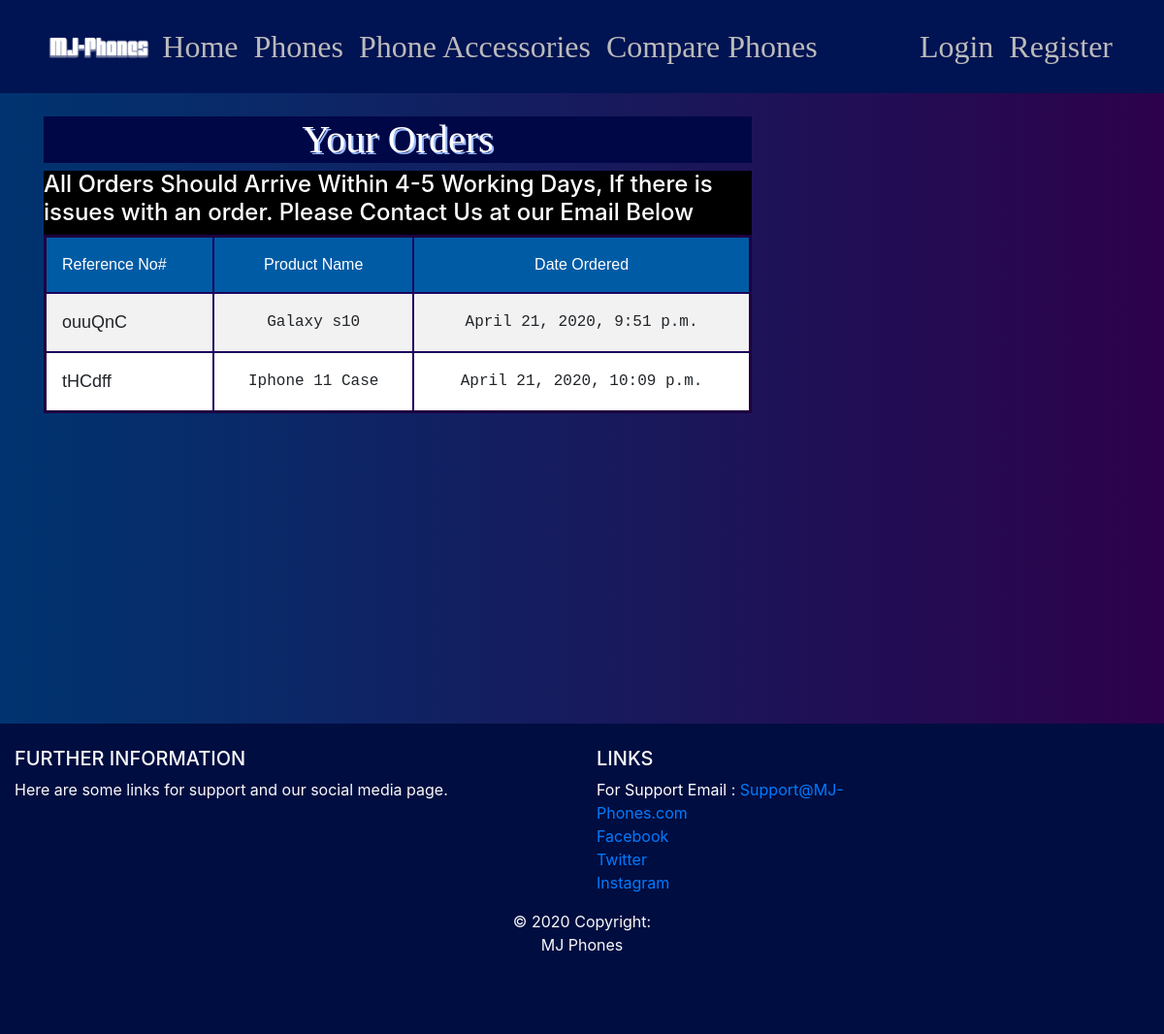
/orders/, run on an earlier commit of the app's database.
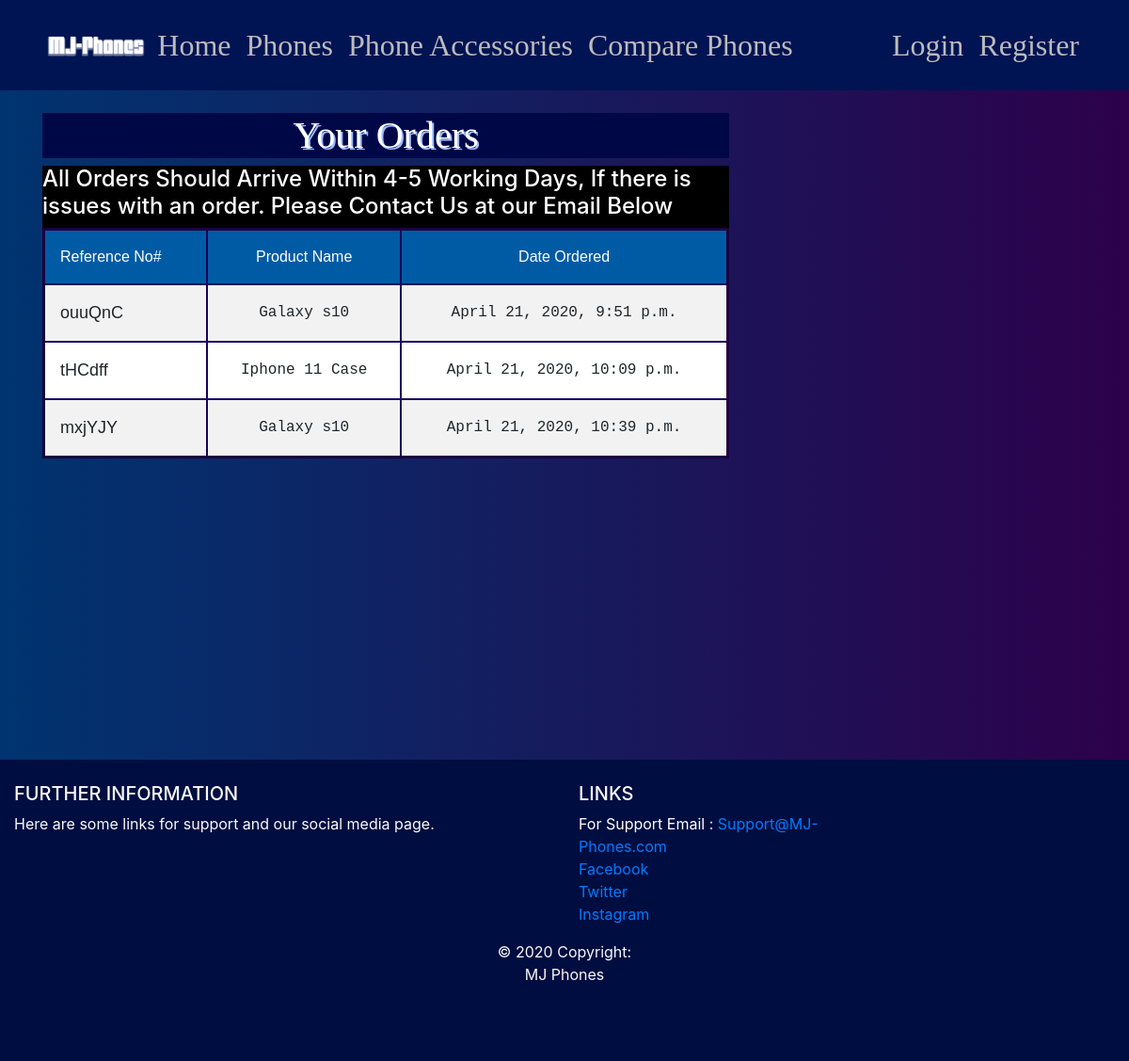
And on a later commit of the database.
### Phones/models.py (models this page shows, shortened)
class Order(models.Model):
    username = models.CharField(max_length=40)
    phoneProductID = models.IntegerField(blank=True, null=True)
    phoneName = models.CharField(max_length=40, blank=True, null=True)
    accessoryProductID = models.IntegerField(blank=True, null=True)
    accessoryName = models.CharField(max_length=40, blank=True, null=True)
    referrence = models.CharField(
        max_length=6,
        blank=True,
        editable=False,
        unique=True,
        default=random_string
    )
    date_ordered = models.DateTimeField(
        editable=False,
        default=datetime.datetime.today()
    )

### Phones/views.py (the view)
# urls.py: path('orders/',views.orders,name="MJ-Phones-Orders")
def orders(request):
    username = request.user.username
    queryset = Order.objects.filter(username__icontains=username)
    context = {
        'orders': queryset,
    }
    return render(request, 'phone/orders.html', context)

### Phones/Templates/phone/orders.html
{% extends "phone/base.html" %}
{% block content %}
{% load static %}
<link rel="stylesheet" href="{% static 'orders.css'%}">
<h1 class="home-h1">Your Orders</h1>
<div class="orderDiv">
<h4 style='color:white;'> All Orders Should Arrive Within 4-5 Working Days, If there is issues with an order. Please Contact Us at our Email Below</h4>
    <table style="">
        <tr class="topRows">
            <td>Reference No#</td>
            <td>Product Name</td>
            <td>Date Ordered</td>
        </tr>
    {% for order in orders %}
         <tr>
            <td class="reference">{{order.referrence}}</td>
            {% if order.phoneName is not None %}
                <td>{{ order.phoneName }}</td>
            {% elif order.accessoryName is not None %}
                <td>{{ order.accessoryName }}</td>
            {% endif %}
            <td>{{order.date_ordered}}</td>
        </tr>
    {% endfor %}
    </table>
</div>
{% endblock content %}

### Phones/Templates/phone/base.html (shortened to what this page needs)
{% load static %}
<!DOCTYPE html>
<html lang="en">
<head>
    <link rel="stylesheet" href="https://maxcdn.bootstrapcdn.com/bootstrap/4.0.0/css/bootstrap.min.css">
    <link rel="stylesheet" href="{% static 'main.css' %}">
    <link rel="stylesheet" href="{% static 'dropdown.css'%}">
    <link rel="stylesheet" href="https://cdnjs.cloudflare.com/ajax/libs/font-awesome/4.7.0/css/font-awesome.min.css">
</head>
<body>
<header class="site-header">
  <nav class="navbar navbar-expand-md navbar-dark bg-steel fixed-top">
    <div class="container">
      <img class="nav-bar-img" src={% static 'Assets/MJPhones.png' %} />
      <div class="collapse navbar-collapse" id="navbarToggle">
        <div class="navbar-nav mr-auto">
          <a class="nav-item nav-link" href="/">Home</a>
          <a class="nav-item nav-link" href="/phones">Phones</a>
          <a class="nav-item nav-link" href="/accessories">Phone Accessories</a>
          <a class="nav-item nav-link" href="/compare">Compare Phones</a>
        </div>
        <div class="navbar-nav">
        {% if user.is_authenticated %}
          <a class="nav-item nav-link" href="{% url 'MJ-Phones-Orders' %}">My Orders</a>
          <a class="nav-item nav-link" href="{% url 'MJ-Phones-Logout' %}">Logout</a>
        {% else %}
          <a class="nav-item nav-link" href="{% url 'MJ-Phones-Login' %}">Login</a>
          <a class="nav-item nav-link" href="{% url 'MJ-Phones-Register' %}">Register</a>
        {% endif %}
        </div>
      </div>
    </div>
  </nav>
</header>
<main role="main" class="container">
  <div class="row">
    <div class="col-md-8" style="margin-top: 20px">
      {% block content %}{% endblock %}
    </div>
  </div>
</main>
<footer class="page-footer font-small blue pt-4 footer">
  <div class="container-fluid text-center text-md-left">
    <div class="row">
      <div class="col-md-6 mt-md-0 mt-3">
        <h5 class="text-uppercase text-light">Further Information</h5>
        <p class="text-light">Here are some links for support and our social media page.</p>
      </div>
      <div class="col-md-3 mb-md-0 mb-3">
        <h5 class="text-uppercase text-light">Links</h5>
        <ul class="list-unstyled">
          <li>
            <a style="color:white">For Support Email : </a> <a href="#">Support@MJ-Phones.com</a>
          </li>
          <li>
            <a href="https://www.facebook.com">Facebook</a>
          </li>
          <li>
            <a href="https://www.twitter.com">Twitter</a>
          </li>
          <li>
            <a href="https://www.instagram.com">Instagram</a>
          </li>
        </ul>
      </div>
    </div>
  </div>
  <div class="footer-copyright text-center py-3 text-light">© 2020 Copyright:
    <p class="text-light">MJ Phones</p>
  </div>
</footer>
</body>
</html>

### Phones/static/main.css (style rules this page uses)
body { background: #141E30; background: -webkit-linear-gradient(to right, rgb(1, 38, 80), rgb(19, 1, 53)); background: linear-gradient(to right, rgb(0, 52, 112), rgb(45, 1, 75)); margin-top: 5rem; min-height: 100%; height: 100%; background-repeat: repeat-y; }
footer { width: 100%; position: absolute; z-index: 1000; height: 20rem; background-color: #000d40; }
.home-h1 { text-align: center; text-shadow: 2px 2px #9bbbff; font-family: "Agency FB"; color: white; background-color: rgb(0, 7, 71); }
html { height: 100% }
.nav-bar-img { width: auto; height: 5rem; }
h1, h2, h3, h4, h5, h6 { color: #4d4d4d; }
ul { margin: 0; }
.bg-steel { background-color: rgb(0, 19, 82); }
.site-header { padding-bottom: 20px; }
.site-header .navbar-nav .nav-link { color: #bbbbbb; font-family: "Agency FB"; font-style: normal; font-size: 2rem; }

### Phones/static/orders.css (style rules this page uses)
table { border-collapse: collapse; border-spacing: 0; width: 100%; border: 3px solid rgb(29, 0, 63); margin-left: 1rem; margin:auto; }
table { border-collapse: collapse; font-family: 'Courier New', Courier, monospace; }
table td { border: 2.5px solid rgb(28, 0, 92); }
table tr:first-child td { border-top: 0; }
table tr td:first-child { border-left: 0; }
table tr:last-child td { border-bottom: 0; }
table tr td:last-child { border-right: 0; }
th, td { text-align: center; padding: 16px; }
th:first-child, td:first-child { text-align: left; }
tr:nth-child(even) { background-color: #f2f2f2 }
.orderDiv { background-color:black; margin-bottom: 20rem; }
.reference { font-size: large; font-family: Arial, Helvetica, sans-serif; }
.topRows { background-color: #005ba5; color:white; font-family: Impact, Haettenschweiler, 'Arial Narrow Bold', sans-serif; }

What changed in the data, as far as the page shows it:
added Order: referrence "mxjYJY", phoneName "Galaxy s10", date_ordered "April 21, 2020, 10:39 p.m."
